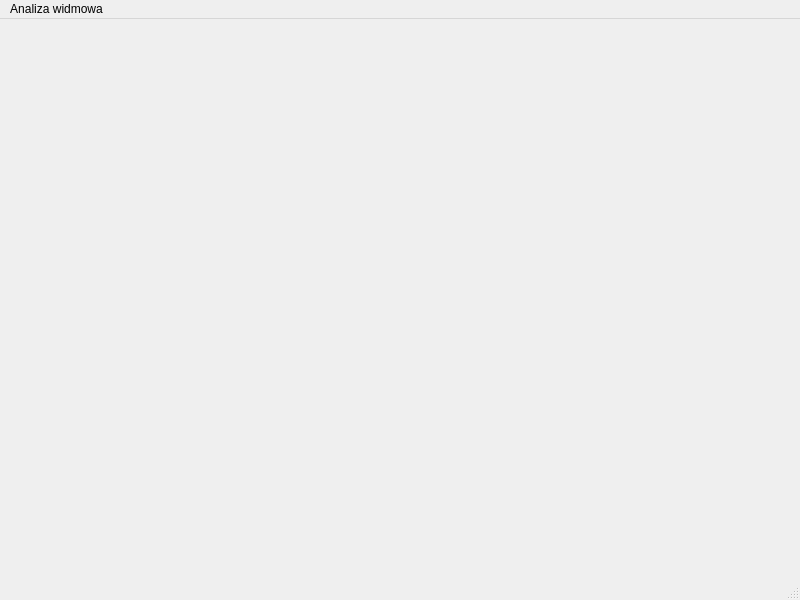
<?xml version="1.0" encoding="UTF-8"?>
<ui version="4.0">
 <class>StartWindowBase</class>
 <widget class="QMainWindow" name="StartWindowBase">
  <property name="geometry">
   <rect>
    <x>0</x>
    <y>0</y>
    <width>800</width>
    <height>600</height>
   </rect>
  </property>
  <property name="windowTitle">
   <string>MainWindow</string>
  </property>
  <widget class="QWidget" name="centralwidget"/>
  <widget class="QMenuBar" name="menubar">
   <property name="geometry">
    <rect>
     <x>0</x>
     <y>0</y>
     <width>800</width>
     <height>25</height>
    </rect>
   </property>
   <widget class="QMenu" name="menu_analize">
    <property name="title">
     <string>Analiza widmowa</string>
    </property>
    <addaction name="fast_analize_action"/>
    <addaction name="complex_analize_action"/>
   </widget>
   <addaction name="menu_analize"/>
  </widget>
  <widget class="QStatusBar" name="statusbar"/>
  <action name="fast_analize_action">
   <property name="text">
    <string>Szybka analiza</string>
   </property>
  </action>
  <action name="complex_analize_action">
   <property name="text">
    <string>Dokładna analiza</string>
   </property>
  </action>
 </widget>
 <resources/>
 <connections/>
</ui>
